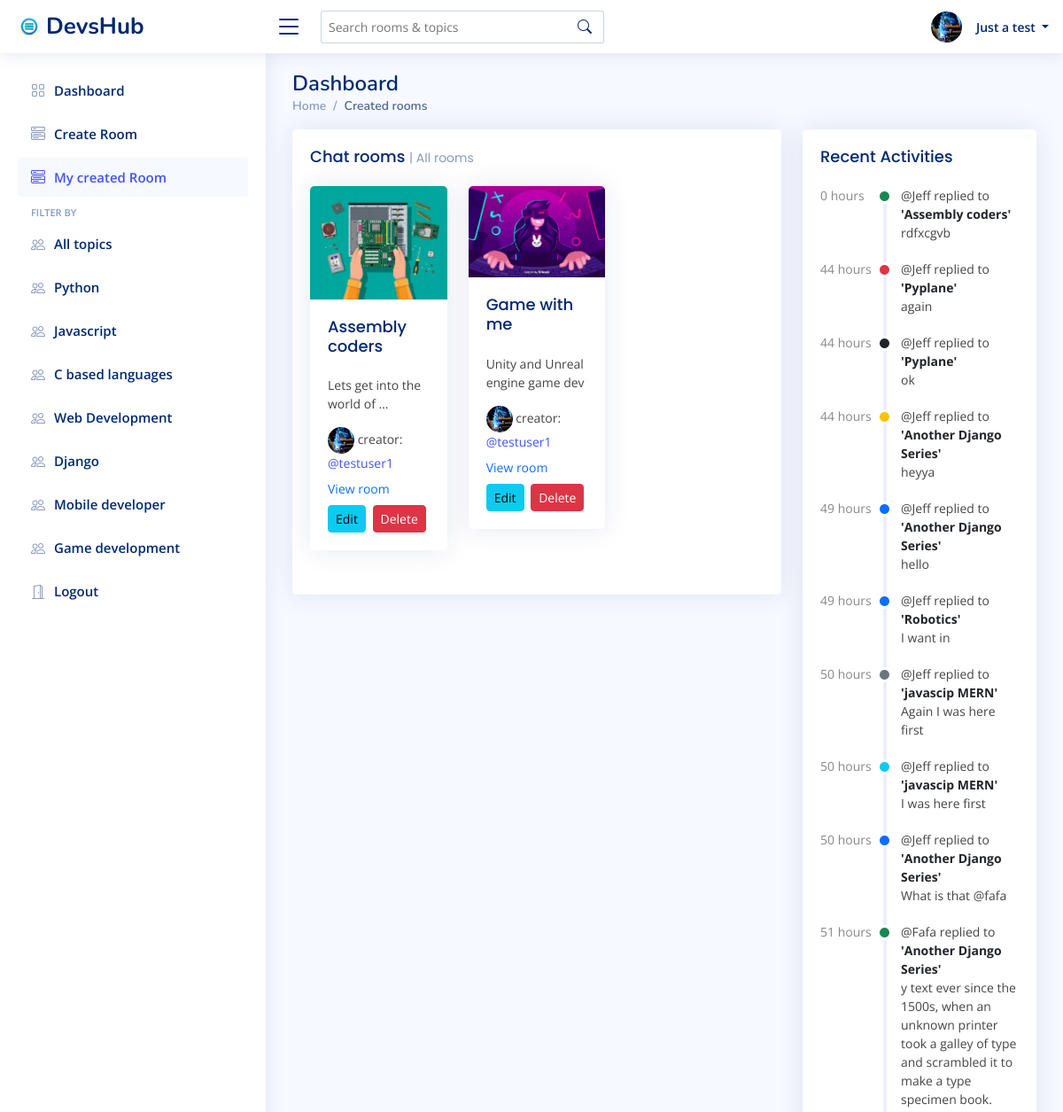
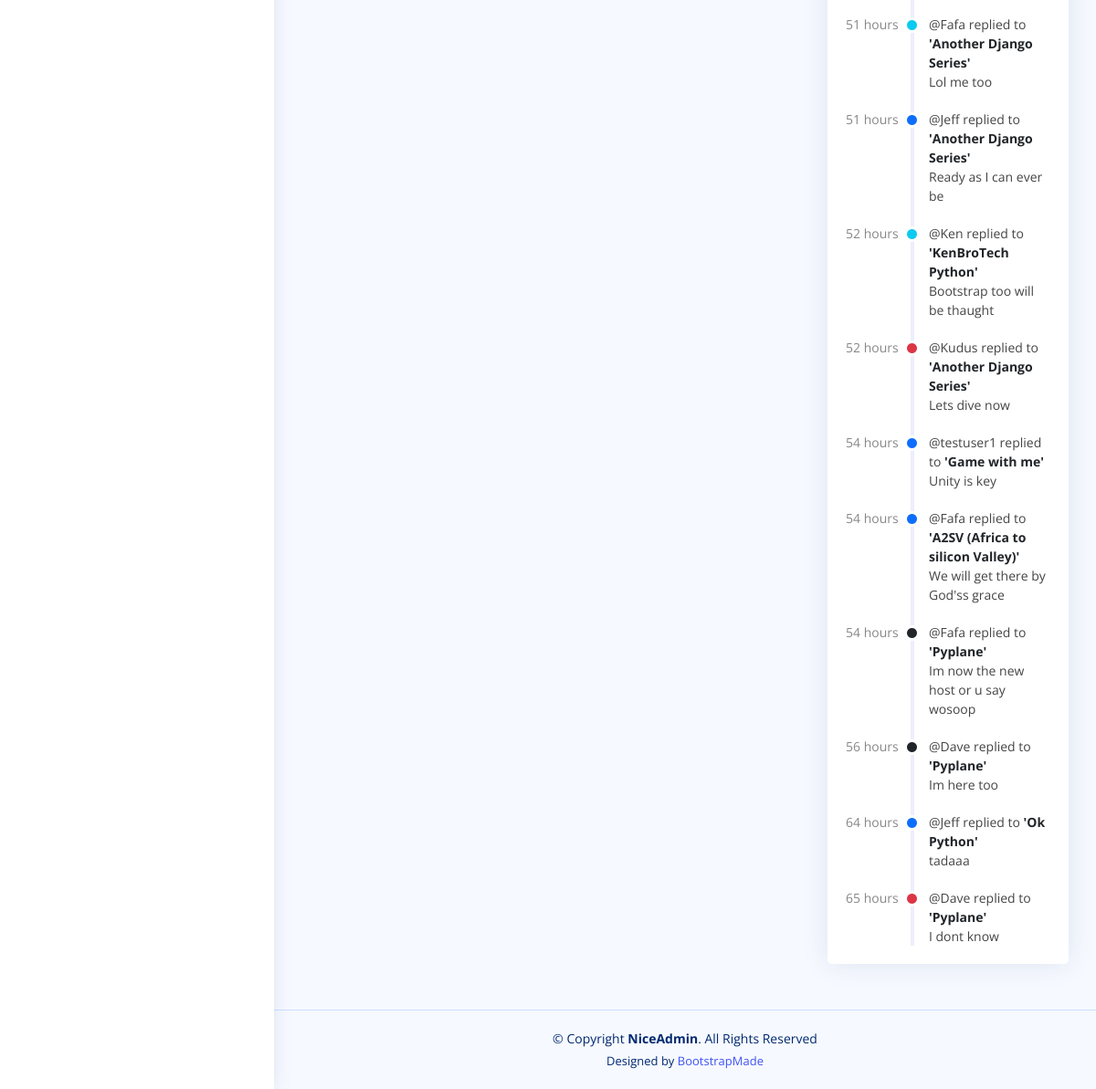
Page /created-rooms/ (signed in) on the committed database (2 pictures, top to bottom).
### base/models.py (models this page shows, shortened)
class Profile(models.Model):
    user = models.OneToOneField(User, on_delete=models.CASCADE)
    full_name = models.CharField(max_length=200, blank=True)
    profile_pic = models.ImageField(default="avatar.png", upload_to='profiles/', blank=True)
    bio =  models.TextField(blank=True)
    job = models.CharField(max_length=150, blank=True)
    company = models.CharField(max_length=200, blank=True)
    created = models.DateTimeField(auto_now_add=True)
    updated = models.DateTimeField(auto_now=True)

class Topic(models.Model):
    name = models.CharField(max_length=100)

class Room(models.Model):
    host = models.ForeignKey(User, on_delete=models.CASCADE, blank=True)
    topic = models.ForeignKey(Topic, on_delete=models.CASCADE)
    name = models.CharField(max_length=200)
    class_img = models.ImageField(upload_to="class_img", default="group_icon.png")
    description = models.TextField()
    members = models.ManyToManyField(User, related_name="members", blank=True)
    created = models.DateTimeField(auto_now_add=True)
    updated = models.DateTimeField(auto_now=True)
    objects = RoomManager()
    class Meta:
        ordering = ["-updated", "-created"]
    def __str__(self):
        return self.name

class Message(models.Model):
    user = models.ForeignKey(User, on_delete=models.CASCADE)
    room = models.ForeignKey(Room, on_delete=models.CASCADE)
    body = models.TextField()
    created = models.DateTimeField(auto_now_add=True)
    updated = models.DateTimeField(auto_now=True)
    def get_random_color(self):
        colors = ["primary", "danger", "success", "dark", "info", "warning", "muted"]
        return random.choice(colors)
    class Meta:
        ordering = ["-created", '-updated']

### base/views.py (the view)
# urls.py: path("created-rooms/", created_rooms, name="created-rooms"),
@login_required(login_url="login")
def created_rooms(request):
    empty_activity = False
    room = Room.objects.return_all_created_rooms(request.user)
    topics = Topic.objects.all()
    room_messages = Message.objects.all().order_by("-created")[:20]
    if len(room_messages) == 0:
        empty_activity = True
    context = {
        "room_messages": room_messages,
        'empty_activity': empty_activity,
        'topics':topics,
        'rooms':room,
    }
    return render(request, 'base/created_rooms.html', context)

### base/models.py (called while the page is built)
    def return_all_created_rooms(self, user):
        rooms = []
        for room in Room.objects.all():
            if room.host == user:
                rooms.append(room)
        return rooms

### base/templatetags/custom_filters.py (called while the page is built)
@register.filter
def hours_since(value):
    if timezone.is_aware(value):
        now = timezone.now()
    else:
        now = timezone.make_aware(timezone.now(), timezone.get_current_timezone())
    delta = now - value
    hours = delta.total_seconds() // 3600
    return int(hours)

### base/templates/base/created_rooms.html (shortened to what this page needs)
{% extends 'main.html' %}
{% load static %}
{% load custom_filters %}
{% block css_files %}
<link href="{% static 'vendor/bootstrap/css/bootstrap.min.css' %}" rel="stylesheet">
<link href="{% static 'vendor/bootstrap-icons/bootstrap-icons.css' %}" rel="stylesheet">
<link href="{% static 'css/style.css' %}" rel="stylesheet">
{% endblock css_files %}
{% block content %}
<main id="main" class="main">
    <div class="pagetitle">
      <h1>Dashboard</h1>
      <nav>
        <ol class="breadcrumb">
          <li class="breadcrumb-item"><a href="index.html">Home</a></li>
          <li class="breadcrumb-item active">Created rooms</li>
        </ol>
      </nav>
    </div>
    <section class="section dashboard">
      <div class="row">
        <div class="col-lg-8">
          <div class="row">
            <div class="col-12">
              <div class="col-12">
              <div class="card recent-sales overflow-auto">
                <div class="card-body">
                  <h5 class="card-title">Chat rooms <span>| All rooms</span></h5>
                  <div class="row">
                    {% for room in rooms %}
                    <div class="col col-12 col-sm-6 col-md-4">
                      <div class="card">
                        <img src="{{room.class_img.url}}" class="card-img-top" style="max-height:180px; object-fit:cover;" alt="...">
                        <div class="card-body">
                          <a href="{% url 'room' room.id %}"><h5 class="card-title">{{room.name}}</h5></a>
                          <p class="card-text">{{room.description|truncatewords:6}}</p>
                          <img src="{{room.host.profile.profile_pic.url}}" class="card-img-top rounded-circle" style="width:30px; height:30px" alt="...">
                          <span>creator: <a href="{% url 'profile' room.host.id %}">@{{room.host.username}}</a></span>
                          <div class="my-2">
                              <a href="{% url 'room' room.id %}" class="text-primary">View room</a>
                          </div>
                          <a href="{% url 'edit-room' room.id %}" class="btn btn-info me-1 btn-sm">Edit</a>
                          <a href="{% url 'delete-room' room.id %}" class="btn btn-danger btn-sm">Delete</a>
                        </div>
                      </div>
                    </div>
                    {% endfor %}
                  </div>
                </div>
              </div>
            </div>
            </div>
          </div>
        </div>
        <div class="col-lg-4">
          <div class="card">
            <div class="card-body">
              <h5 class="card-title">Recent Activities</h5>
              <div class="activity">
                {% if empty_activity %}
                  <h5>No recent activity</h5>
                {% else %}
                {% for item in room_messages %}
                <div class="activity-item d-flex">
                  <div class="activite-label">{{item.created|hours_since}} hours</div>
                  <i class='bi bi-circle-fill activity-badge text-{{item.get_random_color}} align-self-start'></i>
                  <div class="activity-content">
                    @{{item.user}} replied to <a href="#" class="fw-bold text-dark">'{{item.room}}'</a> <br>{{item.body}}
                  </div>
                </div>
                {% endfor %}
                {% endif %}
              </div>
            </div>
          </div>
        </div>
      </div>
    </section>
  </main>
{% endblock content %}

### templates/navbar.html (shortened to what this page needs)
  {% load static %}
  <header id="header" class="header fixed-top d-flex align-items-center">
    <div class="d-flex align-items-center justify-content-between">
      <a href="{% url 'home' %}" class="logo d-flex align-items-center">
        <img src="{% static 'img/logo.png' %}" alt=logo"">
        <span class="d-none d-lg-block">DevsHub</span>
      </a>
      <i class="bi bi-list toggle-sidebar-btn"></i>
    </div>
    <div class="search-bar">
      <form class="search-form d-flex align-items-center" method="GET" action="{% url 'home' %}">
        <input type="text" name="q" placeholder="Search rooms & topics" title="Enter search keyword">
        <button type="submit" title="Search"><i class="bi bi-search"></i></button>
      </form>
    </div>
    <nav class="header-nav ms-auto">
      <ul class="d-flex align-items-center">
        {% if user.is_authenticated %}
        <li class="nav-item dropdown pe-3">
          <a class="nav-link nav-profile d-flex align-items-center pe-0" href="#" data-bs-toggle="dropdown">
            <img src="{{request.user.profile.profile_pic.url}}" style="height: 35px; width:35px;" alt="Profile" class="rounded-circle me-2">
            <span class="d-none d-md-block dropdown-toggle ps-2">
              {% if request.user.profile.full_name %}
                {{request.user.profile.full_name}}
              {% else %}
                {{request.user}}
               {% endif %}
            </span>
          </a>
        </li>
        {% else %}
        <a href="{% url 'login' %}" class="btn btn-primary me-3">Login</a>
        {% endif %}
      </ul>
    </nav>
  </header>

### templates/aside.html
  {% url 'home' as index_path %}
  {% url 'create-room' as create_room_path %}
  {% url 'created-rooms' as created_rooms_path %}
  <aside id="sidebar" class="sidebar">
    <ul class="sidebar-nav" id="sidebar-nav">
      <li class="nav-item">
        <a class="nav-link {% if not request.path == index_path %}collapsed{% endif %}" href="{% url 'home' %}">
          <i class="bi bi-grid"></i>
          <span>Dashboard</span>
        </a>
      </li>
      <li class="nav-item">
        <a class="nav-link {% if not request.path == create_room_path %}collapsed{% endif %}" data-bs-target="#components-nav" href="{% url 'create-room' %}">
          <i class="bi bi-menu-button-wide"></i><span>Create Room</span>
        </a>
      </li>
      <li class="nav-item">
        <a class="nav-link {% if not request.path == created_rooms_path %}collapsed{% endif %}" data-bs-target="#components-nav" href="{% url 'created-rooms' %}">
          <i class="bi bi-menu-button-wide"></i><span>My created Room</span>
        </a>
      </li>
      <li class="nav-heading">FILTER BY</li>
      <li class="nav-item">
        <a class="nav-link {% if not q == "" %}collapsed{% endif %}" href="{% url 'home' %}">
        <i class="bi bi-people"></i>
        <span>All topics</span>
        </a>
    </li>
      {% for topic in topics %}
        <li class="nav-item">
            <a class="nav-link {% if not topic.name == q %}collapsed{% endif %}" href="{% url 'home' %}?q={{topic.name}}">
            <i class="bi bi-people"></i>
            <span>{{topic.name}}</span>
            </a>
        </li>
      {% endfor %}
      {% if user.is_authenticated %}
      <li class="nav-item">
        <a class="nav-link collapsed" href="{% url 'logout' %}">
        <i class="bi bi-door-open"></i>
        <span>Logout</span>
        </a>
      </li>
      {% endif %}
    </ul>
  </aside>

### static/css/style.css (style rules this page uses)
:root { scroll-behavior: smooth; }
body { font-family: "Open Sans", sans-serif; background: #f6f9ff; color: #444444; }
a { color: #4154f1; text-decoration: none; }
h1, h2, h3, h4, h5, h6 { font-family: "Nunito", sans-serif; }
#main { margin-top: 60px; padding: 20px 30px; transition: all 0.3s; }
.pagetitle { margin-bottom: 10px; }
.pagetitle h1 { font-size: 24px; margin-bottom: 0; font-weight: 600; color: #012970; }
.card { margin-bottom: 30px; border: none; border-radius: 5px; box-shadow: 0px 0 30px rgba(1, 41, 112, 0.1); }
.card-title { padding: 20px 0 15px 0; font-size: 18px; font-weight: 500; color: #012970; font-family: "Poppins", sans-serif; }
.card-title span { color: #899bbd; font-size: 14px; font-weight: 400; }
.card-body { padding: 0 20px 20px 20px; }
.breadcrumb { font-size: 14px; font-family: "Nunito", sans-serif; color: #899bbd; font-weight: 600; }
.breadcrumb a { color: #899bbd; transition: 0.3s; }
.breadcrumb .breadcrumb-item::before { color: #899bbd; }
.breadcrumb .active { color: #51678f; font-weight: 600; }
.logo { line-height: 1; }
@media (min-width: 1200px) { .logo { width: 280px; } }
.logo img { max-height: 26px; margin-right: 6px; }
.logo span { font-size: 26px; font-weight: 700; color: #012970; font-family: "Nunito", sans-serif; }
.header { transition: all 0.5s; z-index: 997; height: 60px; box-shadow: 0px 2px 20px rgba(1, 41, 112, 0.1); background-color: #fff; padding-left: 20px; }
.header .toggle-sidebar-btn { font-size: 32px; padding-left: 10px; cursor: pointer; color: #012970; }
.header .search-bar { min-width: 360px; padding: 0 20px; }
.header .search-form { width: 100%; }
.header .search-form input { border: 0; font-size: 14px; color: #012970; border: 1px solid rgba(1, 41, 112, 0.2); padding: 7px 38px 7px 8px; border-radius: 3px; transition: 0.3s; width: 100%; }
.header .search-form button { border: 0; padding: 0; margin-left: -30px; background: none; }
.header .search-form button i { color: #012970; }
.header-nav ul { list-style: none; }
.header-nav>ul { margin: 0; padding: 0; }
.header-nav .nav-profile { color: #012970; }
.header-nav .nav-profile img { max-height: 36px; }
.header-nav .nav-profile span { font-size: 14px; font-weight: 600; }
.sidebar { position: fixed; top: 60px; left: 0; bottom: 0; width: 300px; z-index: 996; transition: all 0.3s; padding: 20px; overflow-y: auto; scrollbar-width: thin; scrollbar-color: #aab7cf transparent; box-shadow: 0px 0px 20px rgba(1, 41, 112, 0.1); background-color: #fff; }
@media (min-width: 1200px) { #main, #footer { margin-left: 300px; } }
.sidebar-nav { padding: 0; margin: 0; list-style: none; }
.sidebar-nav li { padding: 0; margin: 0; list-style: none; }
.sidebar-nav .nav-item { margin-bottom: 5px; }
.sidebar-nav .nav-heading { font-size: 11px; text-transform: uppercase; color: #899bbd; font-weight: 600; margin: 10px 0 5px 15px; }
.sidebar-nav .nav-link { display: flex; align-items: center; font-size: 15px; font-weight: 600; color: #4154f1; transition: 0.3; background: #f6f9ff; padding: 10px 15px; border-radius: 4px; }
.sidebar-nav .nav-link i { font-size: 16px; margin-right: 10px; color: #4154f1; }
.sidebar-nav .nav-link.collapsed { color: #012970; background: #fff; }
.sidebar-nav .nav-link.collapsed i { color: #899bbd; }
.dashboard .activity { font-size: 14px; }
.dashboard .activity .activity-item .activite-label { color: #888; position: relative; flex-shrink: 0; flex-grow: 0; min-width: 64px; }
.dashboard .activity .activity-item .activite-label::before { content: ""; position: absolute; right: -11px; width: 4px; top: 0; bottom: 0; background-color: #eceefe; }
.dashboard .activity .activity-item .activity-badge { margin-top: 3px; z-index: 1; font-size: 11px; line-height: 0; border-radius: 50%; flex-shrink: 0; border: 3px solid #fff; flex-grow: 0; }
.dashboard .activity .activity-item .activity-content { padding-left: 10px; padding-bottom: 20px; }
.dashboard .activity .activity-item:first-child .activite-label::before { top: 5px; }
.dashboard .activity .activity-item:last-child .activity-content { padding-bottom: 0; }
.dashboard .recent-sales { font-size: 14px; }

### rows in the picture
Topic: name "Python"
Topic: name "Javascript"
Topic: name "C based languages"
Topic: name "Web Development"
Topic: name "Django"
Topic: name "Mobile developer"
Topic: name "Game development"
Room: class_img (picture), name "Assembly coders", description "Lets get into the world of …", host.profile.profile_pic (picture), host.username "testuser1"
Room: class_img (picture), name "Game with me", description "Unity and Unreal engine game dev", host.profile.profile_pic (picture), host.username "testuser1"
Message: created|hours_since "0", user "Jeff", room "Assembly coders", body "rdfxcgvb"
Message: created|hours_since "44", user "Jeff", room "Pyplane", body "again"
Message: created|hours_since "44", user "Jeff", room "Pyplane", body "ok"
Message: created|hours_since "44", user "Jeff", room "Another Django Series", body "heyya"
Message: created|hours_since "49", user "Jeff", room "Another Django Series", body "hello"
Message: created|hours_since "49", user "Jeff", room "Robotics", body "I want in"
Message: created|hours_since "50", user "Jeff", room "javascip MERN", body "Again I was here first"
Message: created|hours_since "50", user "Jeff", room "javascip MERN", body "I was here first"
Message: created|hours_since "50", user "Jeff", room "Another Django Series", body "What is that @fafa"
Message: created|hours_since "51", user "Fafa", room "Another Django Series", body "y text ever since the 1500s, when an unknown printer took a galley of type and scrambled it to make a type specimen book."
Message: created|hours_since "51", user "Fafa", room "Another Django Series", body "Lol me too"
Message: created|hours_since "51", user "Jeff", room "Another Django Series", body "Ready as I can ever be"
Message: created|hours_since "52", user "Ken", room "KenBroTech Python", body "Bootstrap too will be thaught"
Message: created|hours_since "52", user "Kudus", room "Another Django Series", body "Lets dive now"
Message: created|hours_since "54", user "testuser1", room "Game with me", body "Unity is key"
Message: created|hours_since "54", user "Fafa", room "A2SV (Africa to silicon Valley)", body "We will get there by God'ss grace"
Message: created|hours_since "54", user "Fafa", room "Pyplane", body "Im now the new host or u say wosoop"
Message: created|hours_since "56", user "Dave", room "Pyplane", body "Im here too"
Message: created|hours_since "64", user "Jeff", room "Ok Python", body "tadaaa"
Message: created|hours_since "65", user "Dave", room "Pyplane", body "I dont know"

### other values in the picture
{{ request.user.profile.full_name }} "Just a test"
